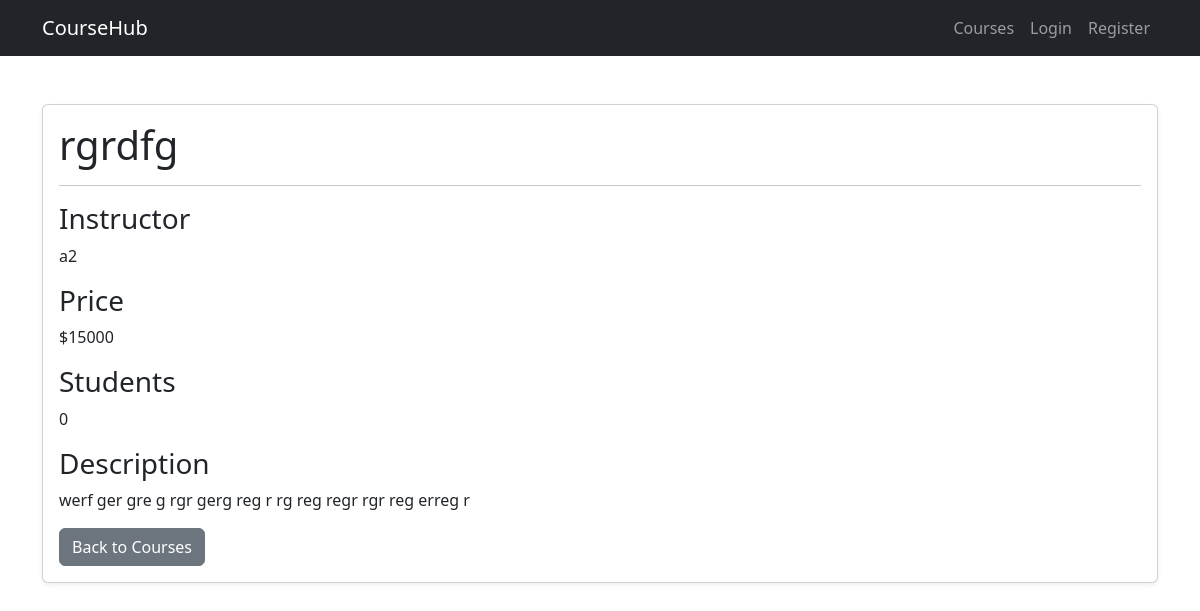
Page /4/ on the committed database.
### courses/models.py (models this page shows, shortened)
class Course(models.Model):
    title = models.CharField(
        max_length=150,
    )
    instructor = models.ForeignKey(
        Instructor,
        on_delete=models.CASCADE,
        related_name="courses",
    )
    description = models.TextField()
    price = models.PositiveIntegerField()
    students_count = models.PositiveIntegerField(
        default=0,
    )
    created_at = models.DateTimeField(
        auto_now_add=True,
    )

class Instructor(models.Model):
    user = models.OneToOneField(
        User,
        on_delete=models.CASCADE,
        related_name="instructor",
    )
    phone = models.CharField(
        max_length=20,
    )
    bio = models.TextField()
    def __str__(self):
        return self.user.username

### courses/views.py (the view)
def course_detail(request, course_id):
    course = get_object_or_404(
        Course,
        id=course_id,
    )
    return render(
        request,
        "courses/course_detail.html",
        {
            "course": course,
        },
    )

### courses/templates/courses/course_detail.html (shortened to what this page needs)
{% extends "base.html" %}
{% block content %}
<div class="card shadow-sm">
    <div class="card-body">
        <h1>
            {{ course.title }}
        </h1>
        <hr>
        <h3>
            Instructor
        </h3>
        <p>
            {{ course.instructor }}
        </p>
        <h3>
            Price
        </h3>
        <p>
            ${{ course.price }}
        </p>
        <h3>
            Students
        </h3>
        <p>
            {{ course.students_count }}
        </p>
        <h3>
            Description
        </h3>
        <p>
            {{ course.description }}
        </p>
        <a
            href="{% url 'course_list' %}"
            class="btn btn-secondary"
        >
            Back to Courses
        </a>
    </div>
</div>
{% endblock %}

### rows in the picture
Course: title "rgrdfg", instructor "a2", price "15000", students_count "0", description "werf ger gre g rgr gerg reg r rg reg regr rgr reg erreg r"
